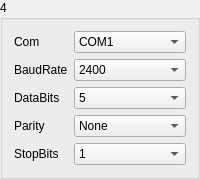
       <widget class="QGroupBox" name="gBoxMeter_4">
        <property name="minimumSize">
         <size>
          <width>171</width>
          <height>171</height>
         </size>
        </property>
        <property name="title">
         <string>4</string>
        </property>
        <layout class="QGridLayout" name="gridLayout_8">
         <item row="0" column="0">
          <widget class="QLabel" name="label_38">
           <property name="sizePolicy">
            <sizepolicy hsizetype="Fixed" vsizetype="Preferred">
             <horstretch>0</horstretch>
             <verstretch>0</verstretch>
            </sizepolicy>
           </property>
           <property name="text">
            <string>Com</string>
           </property>
          </widget>
         </item>
         <item row="0" column="1">
          <widget class="QComboBox" name="comboMeterSerialNum_4">
           <item>
            <property name="text">
             <string>COM1</string>
            </property>
           </item>
           <item>
            <property name="text">
             <string>COM2</string>
            </property>
           </item>
           <item>
            <property name="text">
             <string>COM3</string>
            </property>
           </item>
           <item>
            <property name="text">
             <string>COM4</string>
            </property>
           </item>
           <item>
            <property name="text">
             <string>COM5</string>
            </property>
           </item>
           <item>
            <property name="text">
             <string>COM6</string>
            </property>
           </item>
           <item>
            <property name="text">
             <string>COM7</string>
            </property>
           </item>
           <item>
            <property name="text">
             <string>COM8</string>
            </property>
           </item>
           <item>
            <property name="text">
             <string>COM9</string>
            </property>
           </item>
           <item>
            <property name="text">
             <string>COM10</string>
            </property>
           </item>
           <item>
            <property name="text">
             <string>COM11</string>
            </property>
           </item>
           <item>
            <property name="text">
             <string>COM12</string>
            </property>
           </item>
           <item>
            <property name="text">
             <string>COM13</string>
            </property>
           </item>
           <item>
            <property name="text">
             <string>COM14</string>
            </property>
           </item>
           <item>
            <property name="text">
             <string>COM15</string>
            </property>
           </item>
           <item>
            <property name="text">
             <string>COM16</string>
            </property>
           </item>
           <item>
            <property name="text">
             <string>COM17</string>
            </property>
           </item>
           <item>
            <property name="text">
             <string>COM18</string>
            </property>
           </item>
           <item>
            <property name="text">
             <string>COM19</string>
            </property>
           </item>
           <item>
            <property name="text">
             <string>COM20</string>
            </property>
           </item>
           <item>
            <property name="text">
             <string>COM21</string>
            </property>
           </item>
           <item>
            <property name="text">
             <string>COM22</string>
            </property>
           </item>
           <item>
            <property name="text">
             <string>COM23</string>
            </property>
           </item>
           <item>
            <property name="text">
             <string>COM24</string>
            </property>
           </item>
           <item>
            <property name="text">
             <string>COM25</string>
            </property>
           </item>
           <item>
            <property name="text">
             <string>COM26</string>
            </property>
           </item>
           <item>
            <property name="text">
             <string>COM27</string>
            </property>
           </item>
           <item>
            <property name="text">
             <string>COM28</string>
            </property>
           </item>
           <item>
            <property name="text">
             <string>COM29</string>
            </property>
           </item>
           <item>
            <property name="text">
             <string>COM30</string>
            </property>
           </item>
          </widget>
         </item>
         <item row="1" column="0">
          <widget class="QLabel" name="label_39">
           <property name="text">
            <string>BaudRate</string>
           </property>
          </widget>
         </item>
         <item row="1" column="1">
          <widget class="QComboBox" name="comboMeterBaudRate_4">
           <item>
            <property name="text">
             <string>2400</string>
            </property>
           </item>
           <item>
            <property name="text">
             <string>4800</string>
            </property>
           </item>
           <item>
            <property name="text">
             <string>9600</string>
            </property>
           </item>
           <item>
            <property name="text">
             <string>14400</string>
            </property>
           </item>
           <item>
            <property name="text">
             <string>19200</string>
            </property>
           </item>
           <item>
            <property name="text">
             <string>38400</string>
            </property>
           </item>
           <item>
            <property name="text">
             <string>56000</string>
            </property>
           </item>
          </widget>
         </item>
         <item row="2" column="0">
          <widget class="QLabel" name="label_40">
           <property name="text">
            <string>DataBits</string>
           </property>
          </widget>
         </item>
         <item row="2" column="1">
          <widget class="QComboBox" name="comboMeterBits_4">
           <item>
            <property name="text">
             <string>5</string>
            </property>
           </item>
           <item>
            <property name="text">
             <string>6</string>
            </property>
           </item>
           <item>
            <property name="text">
             <string>7</string>
            </property>
           </item>
           <item>
            <property name="text">
             <string>8</string>
            </property>
           </item>
          </widget>
         </item>
         <item row="3" column="0">
          <widget class="QLabel" name="label_41">
           <property name="text">
            <string>Parity</string>
           </property>
          </widget>
         </item>
         <item row="3" column="1">
          <widget class="QComboBox" name="comboMeterChkBit_4">
           <item>
            <property name="text">
             <string>None</string>
            </property>
           </item>
           <item>
            <property name="text">
             <string>Odd</string>
            </property>
           </item>
           <item>
            <property name="text">
             <string>Even</string>
            </property>
           </item>
          </widget>
         </item>
         <item row="4" column="0">
          <widget class="QLabel" name="label_42">
           <property name="text">
            <string>StopBits</string>
           </property>
          </widget>
         </item>
         <item row="4" column="1">
          <widget class="QComboBox" name="comboMeterEndBit_4">
           <item>
            <property name="text">
             <string>1</string>
            </property>
           </item>
           <item>
            <property name="text">
             <string>1.5</string>
            </property>
           </item>
           <item>
            <property name="text">
             <string>2</string>
            </property>
           </item>
          </widget>
         </item>
        </layout>
       </widget>
